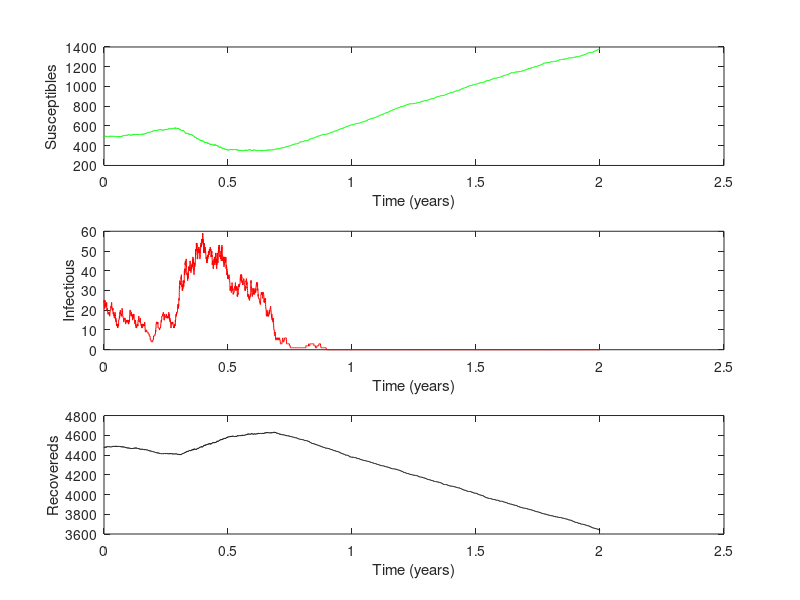

This figure's MATLAB source:
function [t,X,Y,Z] = Program_6_4(beta,gamma,mu,X0,Y0,N0,MaxTime)
%
% 
% Program_6_4( beta, gamma, mu, X0, Y0, N0, MaxTime)
%      This is the MATLAB version of program 6.4 from page 203 of 
% "Modeling Infectious Disease in humans and animals" 
% by Keeling & Rohani.
% 
% It is the SIR model (including births and deaths) with full 
% (event-driven) demographic stochasticity.
%
% This is a more complex stochastic model as 6 events are
% possible: infection, recovery, birth, death of susceptible, death of
% infected, death of recovered.
%
% Note: by default we are using a very small population size to highlight
% the stochasticity.

% Sets up default parameters if necessary.
if nargin == 0
   beta=1;
   gamma=1/10.0;
   mu=5e-4;
   N0=5000;
   
   Y0=ceil(mu*N0/gamma);
   X0=floor(gamma*N0/beta);
   
   MaxTime=2*365;
end

% Checks all the parameters are valid
if X0<=0 
    error('Initial number of susceptibles (%g) is less than or equal to zero',X0);
end

if Y0<=0 
    error('Initial number of infecteds (%g) is less than or equal to zero',Y0);
end

if N0<=0 
    error('Initial population size (%g) is less than or equal to zero',N0);
end

if beta<=0 
    error('Transmission rate beta0 (%g) is less than or equal to zero',beta0);
end

if gamma<=0 
    error('Recovery rate gamma (%g) is less than or equal to zero',gamma);
end

if mu<=0 
    error('Brith and Death rate mu (%g) is less than or equal to zero',mu);
end
  
if MaxTime<=0 
    error('Maximum run time (%g) is less than or equal to zero',MaxTime);
end

if X0+Y0>N0
    warning('Initial level of suceptibles + infecteds (%g + %g = %g) is greater than population size (%g)',X0,Y0,X0+Y0,N0);
end


Z0=N0-X0-Y0;

% The main iteration 

[t, pop]=Stoch_Iteration([0 MaxTime],[X0 Y0 Z0],[beta gamma mu N0]);

T=t/365; X=pop(:,1); Y=pop(:,2); Z=pop(:,3);

% plots the graphs with scaled colours
subplot(3,1,1)
h=plot(T,X,'-g');
xlabel 'Time (years)';
ylabel 'Susceptibles'

subplot(3,1,2)
h=plot(T,Y,'-r');
xlabel 'Time (years)';
ylabel 'Infectious'

subplot(3,1,3)
h=plot(T,Z,'-k');
xlabel 'Time (years)';
ylabel 'Recovereds'




% Do the iterations using the full event driven stochastic methodology
% This is a relatively general version of the event-driven methodology know
% as Gillespie's Direct Algorithm
function [T,P]=Stoch_Iteration(Time,Initial,Parameters)

X=Initial(1); Y=Initial(2); Z=Initial(3);
T=0; P(1,:)=[X Y Z];
old=[X Y Z];

loop=1;
while (T(loop)<Time(2))  
    [step,new]=Iterate(old,Parameters);
    loop=loop+1;
    T(loop)=T(loop-1)+step;
    P(loop,:)=old;
    loop=loop+1;
    T(loop)=T(loop-1);
    P(loop,:)=new; old=new;
    
     if loop>=length(T)
        T(loop*2)=0;
        P(loop*2,:)=0;
    end
end

T=T(1:loop); P=P(1:loop,:);


% Do the actual iteration step
function [step, new_value]=Iterate(old, Parameters);

beta=Parameters(1); gamma=Parameters(2); mu=Parameters(3); N=Parameters(4);
X=old(1); Y=old(2); Z=old(3);

Rate(1) = beta*X*Y/N;  Change(1,:)=[-1 +1 0];
Rate(2) = gamma*Y;  Change(2,:)=[0 -1 +1];
Rate(3) = mu*N;  Change(3,:)=[+1 0 0];
Rate(4) = mu*X;  Change(4,:)=[-1 0 0];
Rate(5) = mu*Y;  Change(5,:)=[0 -1 0];
Rate(6) = mu*Z;  Change(6,:)=[0 0 -1];

R1=rand(1,1);
R2=rand(1,1);

step = -log(R2)/(sum(Rate));

% find which event to do
m=min(find(cumsum(Rate)>=R1*sum(Rate)));

new_value=old+Change(m,:);
